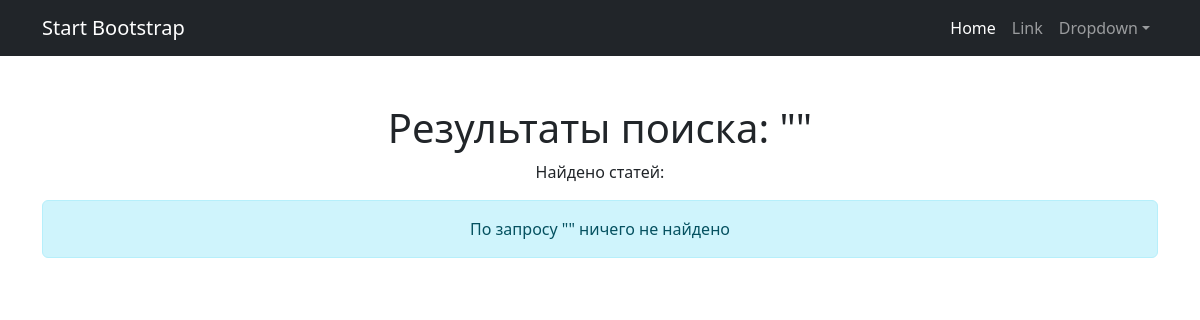
/article_search/, run on an earlier commit of the app's database.
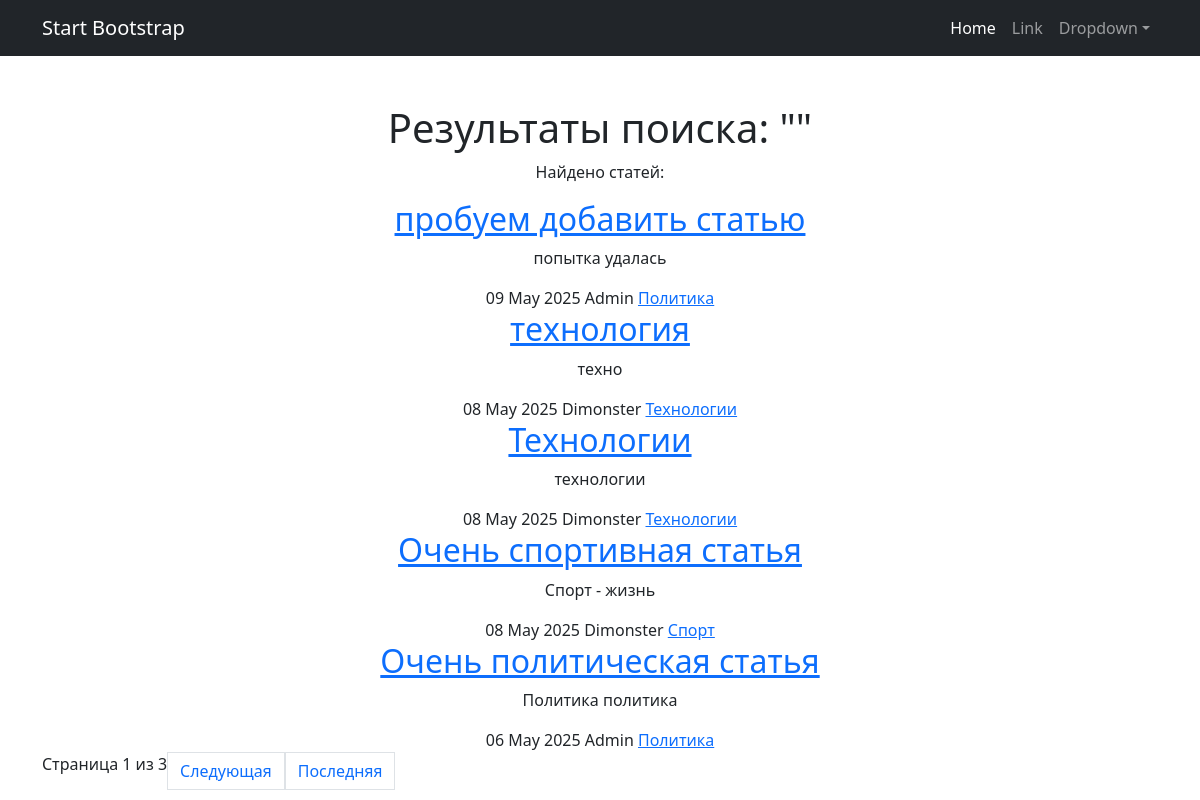
And on a later commit of the database.
### info/models.py (models this page shows, shortened)
class Article(models.Model):
    title = models.CharField(max_length=200)
    content = models.TextField()
    pub_date = models.DateTimeField('date published')
    author = models.ForeignKey(User, on_delete=models.CASCADE, related_name='articles')
    categories = models.ManyToManyField(Category, related_name='articles', verbose_name="Категории")
    class Meta:
        permissions = [
            ('can_create_article', 'Может создавать статью'),
            ('can_edit_article', 'Может редактировать статью'),
            ('can_delete_article', 'Может удалять статью'),
        ]

class Category(models.Model):
    name = models.CharField(max_length=255, unique=True)
    subscribers = models.ManyToManyField(User, related_name='subscribed_categories', blank=True)

### info/views.py (the view)
# urls.py: path('article_search/', article_search, name='article_search'),
def article_search(request):
    query = request.GET.get('q', '')
    articles = Article.objects.all()
    if query:
        articles = articles.filter(
            Q(title__icontains=query) |
            Q(content__icontains=query)
        ).distinct()
    paginator = Paginator(articles.order_by('-pub_date'), 5)
    page_number = request.GET.get('page')
    page_obj = paginator.get_page(page_number)
    return render(request, 'article_search.html', {
        'page_obj': page_obj,
        'search_query': query
    })

### accounts/templatetags/auth_extras.py (called while the page is built)
@register.filter(name='in_group')
def in_group(user, group_name):
    return user.groups.filter(name=group_name).exists()

### info/templatetags/my_filters.py (called while the page is built)
@register.filter(name='censor')
def censor(value):
    for pattern in BAD_PATTERNS:
        regex_pattern = re.compile(pattern, re.IGNORECASE)  # Игнорирование регистра
        value = regex_pattern.sub(lambda x: '*' * len(x.group()), value)
    return value

### templates/article_search.html (shortened to what this page needs)
{% extends 'default.html' %}
{% load my_filters %}
{% load auth_extras %}
{% block content %}
<div class="search-results">
    <h1> Результаты поиска: "{{ search_query }}"</h1>
    <p class="search-stats">Найдено статей: {{ total_results }}</p>
    <div class="articles-list">
        {% if page_obj.object_list %}
            {% for article in page_obj %}
                <div class="article-card">
                    <div class="article-content">
                        <h2 class="article-title">
                            <a href="{% url 'article_detail' article.id %}">{{ article.title|censor }}</a>
                        </h2>
                        <p class="article-preview">{{ article.content|censor|truncatechars:200 }}</p>
                        <div class="article-meta">
                            <span class="article-date">
                                 {{ article.pub_date|date:"d M Y" }}
                            </span>
                            <span class="article-author">
                                 {{ article.author.username }}
                            </span>
                            <span class="article-categories">
                                {% for category in article.categories.all %}
                                    <a href="{% url 'articles' %}?category={{ category.name }}" class="category-tag">
                                        {{ category.name }}
                                    </a>
                                {% endfor %}
                            </span>
                        </div>
                    </div>
                </div>
            {% endfor %}
        {% else %}
            <div class="no-results alert alert-info">
                 По запросу "{{ search_query }}" ничего не найдено
            </div>
        {% endif %}
    </div>
    {% if page_obj.paginator.num_pages > 1 %}
    <div class="pagination">
        <span class="current-page">
            Страница {{ page_obj.number }} из {{ page_obj.paginator.num_pages }}
        </span>
        {% if page_obj.has_next %}
            <a href="?q={{ search_query }}&page={{ page_obj.next_page_number }}" class="page-link next-page">
                Следующая
            </a>
            <a href="?q={{ search_query }}&page={{ page_obj.paginator.num_pages }}" class="page-link last-page">
                Последняя
            </a>
        {% endif %}
    </div>
    {% endif %}
</div>
{% endblock content %}

What changed in the data, as far as the page shows it:
added Article: title|censor "пробуем добавить статью", content|censor "попытка удалась", pub_date "09 May 2025", author.username "Admin"
now on this page (row unchanged): Category: name "Политика"
added Article: title|censor "технология", content|censor "техно", pub_date "08 May 2025", author.username "Dimonster"
now on this page (row unchanged): Category: name "Технологии"
added Article: title|censor "Технологии", content|censor "технологии", pub_date "08 May 2025", author.username "Dimonster"
added Article: title|censor "Очень спортивная статья", content|censor "Спорт - жизнь", pub_date "08 May 2025", author.username "Dimonster"
now on this page (row unchanged): Category: name "Спорт", shown under "Очень спортивная статья"
added Article: title|censor "Очень политическая статья", content|censor "Политика политика", pub_date "06 May 2025", author.username "Admin"
Also different on the page:
{{ page_obj.number }}: (not shown) → "1"
{{ page_obj.paginator.num_pages }}: (not shown) → "3"
text no longer shown: "По запросу \" \" ничего не найдено"
text now shown: "Страница из Следующая Последняя"
